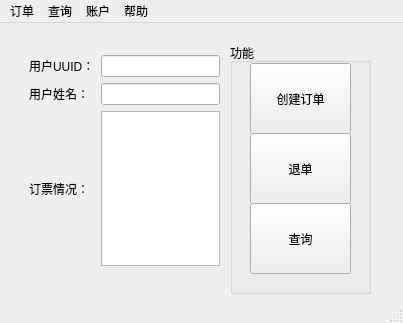
<?xml version="1.0" encoding="UTF-8"?>
<ui version="4.0">
 <class>airLifeMainWindow::CustomerMainWindow</class>
 <widget class="QMainWindow" name="airLifeMainWindow::CustomerMainWindow">
  <property name="geometry">
   <rect>
    <x>0</x>
    <y>0</y>
    <width>403</width>
    <height>323</height>
   </rect>
  </property>
  <property name="windowTitle">
   <string>主界面</string>
  </property>
  <property name="windowIcon">
   <iconset resource="../../../resource/resource.qrc">
    <normaloff>:/Logo/airLifeLogo.ico</normaloff>:/Logo/airLifeLogo.ico</iconset>
  </property>
  <widget class="QWidget" name="centralwidget">
   <widget class="QGroupBox" name="airLifeMUGroupBox">
    <property name="geometry">
     <rect>
      <x>230</x>
      <y>20</y>
      <width>141</width>
      <height>251</height>
     </rect>
    </property>
    <property name="title">
     <string>功能</string>
    </property>
    <widget class="QPushButton" name="airLifeCreateOrderPushButton">
     <property name="geometry">
      <rect>
       <x>20</x>
       <y>20</y>
       <width>101</width>
       <height>71</height>
      </rect>
     </property>
     <property name="text">
      <string>创建订单</string>
     </property>
    </widget>
    <widget class="QPushButton" name="airLifeDeleteOrderPushButton">
     <property name="geometry">
      <rect>
       <x>20</x>
       <y>90</y>
       <width>101</width>
       <height>71</height>
      </rect>
     </property>
     <property name="text">
      <string>退单</string>
     </property>
    </widget>
    <widget class="QPushButton" name="airLifeSearchFlightPushButton">
     <property name="geometry">
      <rect>
       <x>20</x>
       <y>160</y>
       <width>101</width>
       <height>71</height>
      </rect>
     </property>
     <property name="text">
      <string>查询</string>
     </property>
    </widget>
   </widget>
   <widget class="QWidget" name="gridLayoutWidget">
    <property name="geometry">
     <rect>
      <x>29</x>
      <y>32</y>
      <width>191</width>
      <height>211</height>
     </rect>
    </property>
    <layout class="QGridLayout" name="gridLayout">
     <item row="2" column="1">
      <widget class="QTextEdit" name="airLifeSituationLineEdit">
       <property name="readOnly">
        <bool>true</bool>
       </property>
      </widget>
     </item>
     <item row="0" column="1">
      <widget class="QLineEdit" name="airLifeUUIDLineEdit">
       <property name="readOnly">
        <bool>true</bool>
       </property>
      </widget>
     </item>
     <item row="0" column="0">
      <widget class="QLabel" name="airLifeUserUUIDLabel">
       <property name="text">
        <string>用户UUID：</string>
       </property>
      </widget>
     </item>
     <item row="2" column="0">
      <widget class="QLabel" name="airLifeSituationLabel">
       <property name="text">
        <string>订票情况：</string>
       </property>
      </widget>
     </item>
     <item row="1" column="1">
      <widget class="QLineEdit" name="airLifeUserNameLineEdit">
       <property name="readOnly">
        <bool>true</bool>
       </property>
      </widget>
     </item>
     <item row="1" column="0">
      <widget class="QLabel" name="airLifeUserNameLabel">
       <property name="text">
        <string>用户姓名：</string>
       </property>
      </widget>
     </item>
    </layout>
   </widget>
  </widget>
  <widget class="QMenuBar" name="airLifeMenuBar">
   <property name="geometry">
    <rect>
     <x>0</x>
     <y>0</y>
     <width>403</width>
     <height>22</height>
    </rect>
   </property>
   <widget class="QMenu" name="airLifeAccountMenu">
    <property name="title">
     <string>账户</string>
    </property>
    <widget class="QMenu" name="airLifeAccountAction">
     <property name="title">
      <string>密码管理</string>
     </property>
     <addaction name="airLifeAccountModifyPasswordAction"/>
    </widget>
    <addaction name="airLifeAccountAction"/>
    <addaction name="separator"/>
    <addaction name="airLifeAccountLogOutAction"/>
   </widget>
   <widget class="QMenu" name="airLifeOrderMenu">
    <property name="title">
     <string>订单</string>
    </property>
    <addaction name="airLifeCreateOrderAction"/>
    <addaction name="airLifeDeleteOrderAction"/>
   </widget>
   <widget class="QMenu" name="airLifeSearchMenu">
    <property name="title">
     <string>查询</string>
    </property>
    <addaction name="airLifeSearchFlightAction"/>
   </widget>
   <widget class="QMenu" name="airLifeHelptMenu">
    <property name="title">
     <string>帮助</string>
    </property>
    <addaction name="airLifeGetMoreHelpAction"/>
   </widget>
   <addaction name="airLifeOrderMenu"/>
   <addaction name="airLifeSearchMenu"/>
   <addaction name="airLifeAccountMenu"/>
   <addaction name="airLifeHelptMenu"/>
  </widget>
  <widget class="QStatusBar" name="statusbar"/>
  <action name="airLifeAccountModifyPasswordAction">
   <property name="text">
    <string>修改密码</string>
   </property>
  </action>
  <action name="airLifeAccountLogOutAction">
   <property name="text">
    <string>登出</string>
   </property>
  </action>
  <action name="airLifeCreateOrderAction">
   <property name="text">
    <string>创建订单</string>
   </property>
  </action>
  <action name="airLifeDeleteOrderAction">
   <property name="text">
    <string>退单</string>
   </property>
  </action>
  <action name="airLifeSearchFlightAction">
   <property name="text">
    <string>航班信息</string>
   </property>
  </action>
  <action name="airLifeGetMoreHelpAction">
   <property name="text">
    <string>More</string>
   </property>
  </action>
  <action name="actionw">
   <property name="text">
    <string>w</string>
   </property>
  </action>
 </widget>
 <resources>
  <include location="../../../resource/resource.qrc"/>
 </resources>
 <connections/>
</ui>
